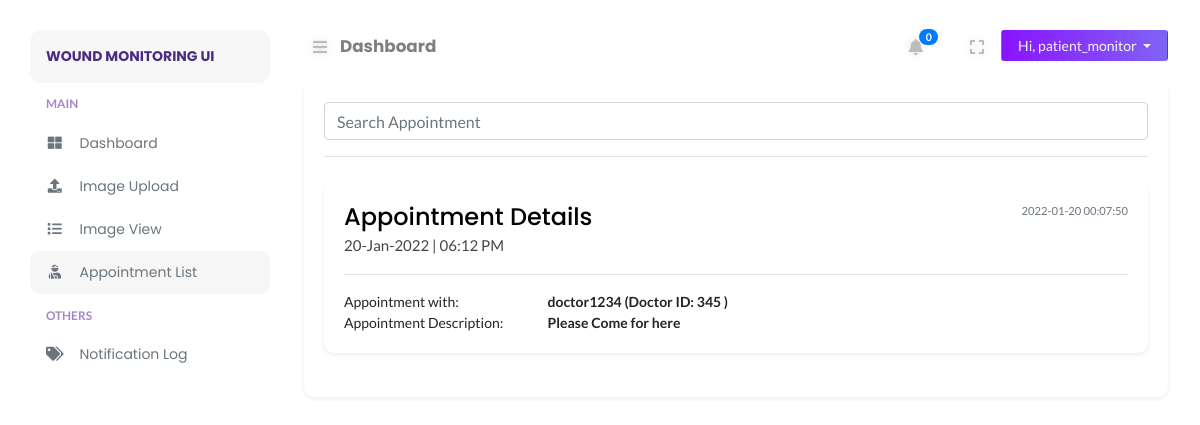
Page /patient/appointment-list.php (signed in) on the committed database.
### tables this page shows
CREATE TABLE `user_master` (
  `m_id` int(11) NOT NULL,
  `m_name` longtext NOT NULL,
  `m_identity` longtext DEFAULT NULL,
  `m_regis_id` varchar(255) DEFAULT NULL,
  `m_gender` varchar(45) DEFAULT NULL,
  `m_type` varchar(45) NOT NULL COMMENT 'p: patient\\nd: doctor\\ndop: department of pathology\\n',
  `password` longtext NOT NULL,
  `flag` int(11) NOT NULL DEFAULT 1 COMMENT '0: do not show (meaning delete from user perspective)\\\\n1: show',
  `email` longtext NOT NULL,
  `phone` longtext NOT NULL,
  `doctor_inCharge` int(11) NOT NULL DEFAULT 0,
  `m_dob` date DEFAULT NULL,
  `m_age` varchar(255) DEFAULT NULL,
  `m_address` varchar(255) DEFAULT NULL,
  `m_city` varchar(255) DEFAULT NULL,
  `m_state` varchar(255) DEFAULT NULL,
  `m_zipcode` varchar(255) DEFAULT NULL,
  `token` longtext NOT NULL,
  `tokenExpire` datetime DEFAULT NULL,
  `created_at` datetime NOT NULL,
  `updated_at` datetime NOT NULL
);

CREATE TABLE `appointment` (
  `a_id` int(11) NOT NULL,
  `patient_id` int(11) DEFAULT NULL,
  `doctor_id` int(11) DEFAULT NULL,
  `description` varchar(255) DEFAULT NULL,
  `apoinment_date` datetime DEFAULT NULL,
  `created_at` datetime NOT NULL DEFAULT current_timestamp()
);

### patient/includes/path.inc.php (called while the page is built, shortened)
<?php
switch ($_SERVER["SCRIPT_NAME"]) {
    default:
        $CURRENT_PAGE = "Dashboard";
        break;
}

### patient/includes/session.inc.php (called while the page is built, shortened)
<?php
    $sess_id = $_SESSION["sess_id"];
    $patientstmt = $conn->prepare("SELECT * FROM user_master WHERE m_id = ?");
    $patientstmt->bind_param("i", $sess_id);
    $patientstmt->execute();
    $patient_result = $patientstmt->get_result();
    $patient_row = $patient_result->fetch_assoc();

### patient/appointment-list.php (the view, shortened to what this page needs)
<?php
require_once("../config/autoload.php");
include("includes/session.inc.php");
include("includes/path.inc.php");
?>
<!DOCTYPE html>
<html lang="en">
<head>
</head>
<body>
    <div class="page-content" id="content">
        <?php include HEADER; ?>
        <?php
        $appointment_arr = [];
        $getAppointment = "SELECT a.*,  um.m_regis_id, um.m_name FROM appointment as a inner join user_master as um on um.m_id = a.doctor_id WHERE patient_id = '$sess_id' order by apoinment_date;;";
        $result_Appointment = $conn->query($getAppointment);
        while($row_appointment = $result_Appointment->fetch_assoc()){
            $appointment_arr[] = $row_appointment;
        }
        ?>
        <div class="row">
            <div class="col-12">
                <div class="card shadow-sm rounded">
                    <div class="card-body">
                        <div class="card-inner">
                            <input type="text" id="myInput" onkeyup="myFunction()" class="form-control" placeholder="Search Appointment">
                            <hr>
                            <ul id="myUL">
                                <?php if (!empty($appointment_arr)) : ?>
                                    <?php foreach ($appointment_arr as $n_arr) : ?>
                                            <li>
                                                <div class="row">
                                                    <div class="col-12">
                                                        <div class="card shadow-sm rounded">
                                                            <div class="card-body">
                                                                <div class="card-inner">
                                                                    <div class="d-flex justify-content-between">
                                                                        <div style="color: black;">
                                                                            <h4>Appointment Details</h3>
                                                                            <?php
                                                                                $d = new DateTime($n_arr['apoinment_date']);
                                                                            ?>
                                                                            <p><?= $d->format( 'd-M-Y' ) ?>  |  <?= $d->format('h:i A') ?> </p>
                                                                        </div>
                                                                        <div class="text-muted" style="font-size: 0.8em;"><?= $n_arr['created_at'] ?></div>
                                                                    </div>
                                                                    <hr>
                                                                    <div class="row">
                                                                        <div class="col-3">Appointment with: </div>
                                                                        <div class="col"><b><?= $n_arr['m_name'] ?> (Doctor ID: <?= $n_arr['m_regis_id'] ?> )</b></div>
                                                                    </div>
                                                                    <div class="row">
                                                                        <div class="col-3">Appointment Description: </div>
                                                                        <div class="col"><b><?= $n_arr['description'] ?></b></div>
                                                                    </div>
                                                                </div>
                                                            </div>
                                                        </div>
                                                    </div>
                                                </div>
                                            </li>
                                    <?php endforeach ?>
                                <?php endif ?>
                            </ul>
                        </div>
                    </div>
                </div>
            </div>
        </div>
    </div>
</body>
</html>

### patient/layouts/nav_header.php (shortened to what this page needs)
<nav class="navbar navbar-header mb-2">
    <ul class="nav mr-auto">
        <li class="nav-item">
            <button class="btn btn-sm btn-expand" id="sidebarCollapse"><i class="fa fa-bars"></i></button>
        </li>
        <li class="nav-item nav-title">
            <a href="<?php echo $_SERVER["REQUEST_URI"]; ?>"><?php echo $CURRENT_PAGE; ?></a>
        </li>
    </ul>
    <ul class="nav ml-auto">
        <li class="nav-item mr-2">
            <div style="display: inline-block;">
                <button class="btn btn-sm btn-expand" id="notification_button" data-toggle="dropdown" aria-haspopup="true" aria-expanded="false"><i class="fa fa-bell"></i> </button>
                <span class="badge badge-pill badge-primary" style="position: relative; right: 15px; top: -10px;">
                    <?php
                    $notification_count = 0;
                    if ($notification_count < 100) {
                        echo $notification_count;
                    } else {
                        echo '99+';
                    }
                    ?>
                </span>
            </div>
        </li>
        <li class="nav-item mr-2">
            <button class="btn btn-sm btn-expand" id="full-view"><i class="fa fa-expand"></i></button>
        </li>
        <li class="nav-item">
            <div class="btn-group">
                <button type="button" class="btn btn-sm dropdown-toggle btn-profile px-3" data-toggle="dropdown" aria-haspopup="true" aria-expanded="false">
                    Hi, <?php echo $patient_row["m_name"]; ?>
                </button>
            </div>
        </li>
    </ul>
</nav>

### assets/css/typography.css (style rules this page uses)
body { font-size: 14px; font-family: 'Lato', sans-serif; }
h1, h2, h3, h4, h5, h6 { margin: 0; font-family: 'Poppins', 'Helvetica', sans-serif; }
p { font-family: 'Lato', sans-serif; font-size: 15px; line-height: 26px; color: #444; margin-bottom: 0; }
a, a:visited { text-decoration: none; transition: all 0.3s ease-in-out; -webkit-transition: all 0.3s ease-in-out; -moz-transition: all 0.3s ease-in-out; -o-transition: all 0.3s ease-in-out; outline: 0; font-family: 'Poppins', 'Helvetica', sans-serif; }
ul, ol { margin-bottom: 0px; margin-top: 0px; padding: 0; }
ul { margin: 0; list-style-type: none; }
button { cursor: pointer; outline: none!important; letter-spacing: 0; }

### assets/css/default.css (style rules this page uses)
.navbar-header { padding: 0 !important; }
.nav-title { padding-top: 4px; margin-left: 4px; }
.nav-title a { font-weight: bold; font-size: 1.05rem; color: rgba(0, 0, 0, .5); }
.btn-profile { background: linear-gradient(to right, #8914fe 0%, #8063f5 100%); color: #f5f5f5; }
button.btn-expand { font-size: 16px !important; color: #bdbcbc; vertical-align: middle; text-shadow: 0 0 8px rgba(0, 0, 0, 0.12); -webkit-transition: color 0.3s ease 0s; transition: color 0.3s ease 0s; }
button#full-view { display: inline-block; }
body { overflow-x: hidden; background: #fff; }
.page-content { width: calc(100% - 15rem); margin-left: 16rem; transition: all 0.4s; padding: 1.9rem 3rem; }
:root { --primary-color: #6F42C2; }
.card { margin: 10px 0; border-radius: 10px !important; border: 0; margin-bottom: 1.5rem; box-shadow: 0 2px 2px 3px rgba(0, 0, 0, .04); transition: all .2s ease-in-out; }

### assets/css/login.css (style rules this page uses)
html { min-height: 100%; position: relative; }

### rows in the picture
user_master: m_name "patient_monitor"
appointment: apoinment_date "20-Jan-2022", apoinment_date "06:12 PM", created_at "2022-01-20 00:07:50", user_master.m_name "doctor1234", user_master.m_regis_id "345", description "Please Come for here"

### other values in the picture
$BRAND_NAME "WOUND MONITORING UI"
$CURRENT_PAGE "Dashboard"
$notification_count "0"
